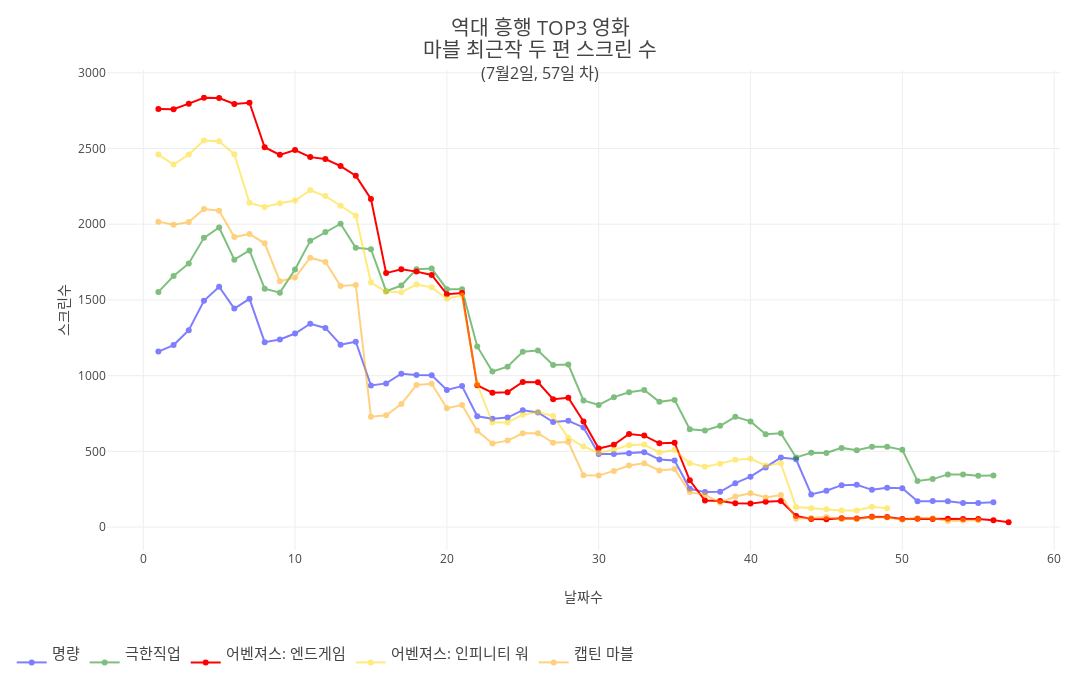

The notebook cell saved with this chart:
### Markdown cell above
# 스크린

### Code cell
dfs = [mr, extreme, avengers4, avengers3, cap_mar]
# [data.append(get_scatter(df)) for df in dfs]
# title = f"역대 흥행 TOP3 영화<br>마블 최근작 두 편<br>{len(avengers4)}일차"

title = f'<span style="font-size:1.2em">역대 흥행 TOP3 영화<br>마블 최근작 두 편 스크린 수<br><span style="font-size:0.8em">({yesterday}, {len(avengers4)}일 차)</span></span>'
# title = f'<span style="font-size:1.2em">역대 흥행 TOP3 영화<br>누적관객수<span style="font-size:0.8em"> ({len(avengers4)}일 차)</span></span>'

# draw_graph_screen(dfs, title, )
draw_graph_screen(dfs, title, upload=True, filename='endgame_2')
